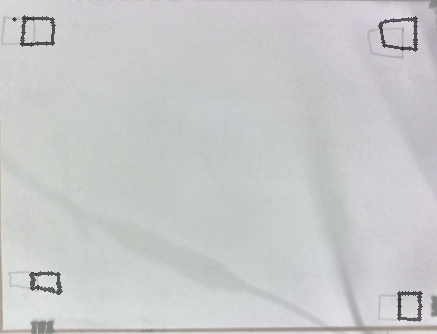
#> input picture ref.png, 437 x 334 px
$ python -i main.py   (imports and definitions only)   (Python 2 division)
#> lines starting #> are read from the running program, lines starting #| are printed output that depends on the picture
#> further down, picture is the input picture: shape (334, 437, 3); mean B, G, R 202.1, 201.5, 200.3
import numpy as np
import cv2
import axi
from threading import Thread
from collections import deque

def upcontrast(img):
    #-----Converting image to LAB Color model-----------------------------------
    lab= cv2.cvtColor(img, cv2.COLOR_BGR2LAB)
#> lab: shape (334, 437, 3); mean of channels 0, 1, 2 206.7, 127.7, 127.6

    #-----Splitting the LAB image to different channels-------------------------
    l, a, b = cv2.split(lab)

    #-----Applying CLAHE to L-channel-------------------------------------------
    clahe = cv2.createCLAHE(clipLimit=3.0, tileGridSize=(8,8))
    cl = clahe.apply(l)
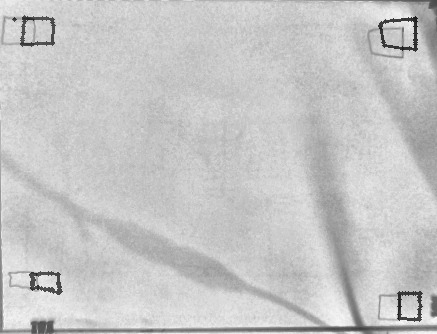
#> cl: shape (334, 437); min 26, max 246, mean 198.1

    #-----Merge the CLAHE enhanced L-channel with the a and b channel-----------
    limg = cv2.merge((cl,a,b))
#> limg: shape (334, 437, 3); mean of channels 0, 1, 2 198.1, 127.7, 127.6

    #-----Converting image from LAB Color model to RGB model--------------------
    final = cv2.cvtColor(limg, cv2.COLOR_LAB2BGR)
    return final

# [12 lines left out: functions upcontrast2, renormalize, not called in this run]

class AHSGui(object):
    # [53 lines left out: functions __init__, p2w, not called in this run]

    def goto(self, x, y):
        w_x, w_y = self.p2w(x, y)
        self.axi_.goto(w_x, w_y)

    # [145 lines left out: functions _move_cb, mouse_cb, key_cb, get_frame, run, not called in this run]

def main():
    app = AHSGui()
    app.run()

# [2 lines not run here, left out]

>>> import cv2
>>> picture = cv2.imread('ref.png')
>>> result = upcontrast(picture)
